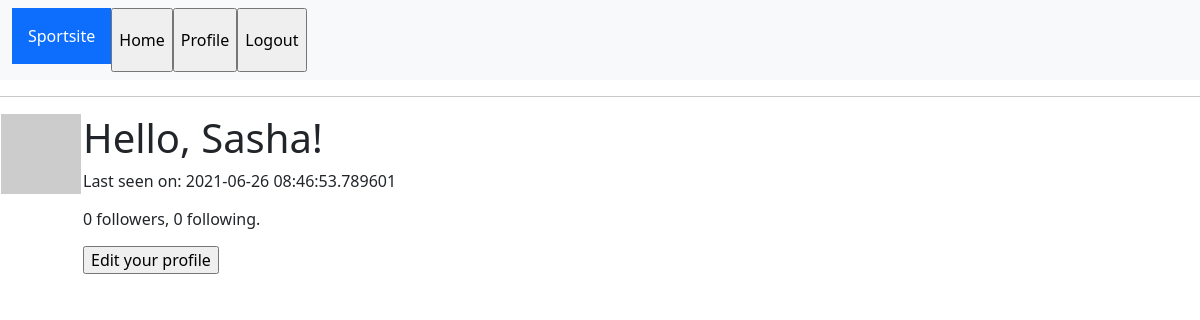
Before: /user/Sasha (signed in) with the older database file.
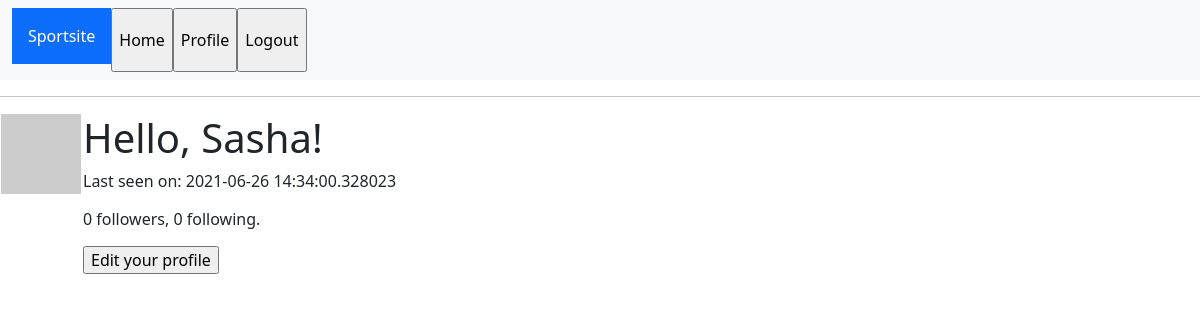
After: the same page with the newer database file.
### app/models.py (models this page shows, shortened)
class User(UserMixin, db.Model):
    id = db.Column(db.Integer, primary_key=True)
    username = db.Column(db.String(64), index=True, unique=True)
    email = db.Column(db.String(120), index=True, unique=True)
    password_hash = db.Column(db.String(128))
    events = db.relationship('Events', backref='sport', lazy='dynamic')
    about_me = db.Column(db.String(140))
    last_seen = db.Column(db.DateTime, default=datetime.utcnow())
    followed = db.relationship(
        'User', secondary=followers,
        primaryjoin=(followers.c.follower_id == id),
        secondaryjoin=(followers.c.followed_id == id),
        backref=db.backref('followers', lazy='dynamic'), lazy='dynamic')
    def avatar(self, size):
        digest = md5(self.email.lower().encode('utf-8')).hexdigest()
        return 'https://www.gravatar.com/avatar/{}?d=identicon&s={}'.format(
            digest, size)

### app/routes.py (the view)
@app.route('/user/<username>', methods=['GET', 'POST']) #profile есть
@login_required
def profile(username):
    user = User.query.filter_by(username=username).first_or_404()
    return render_template('profile.html', user = user)

### app/models.py (called while the page is built)
@login.user_loader
def load_user(id):
    return User.query.get(int(id))

### app/routes.py (called while the page is built)
@app.before_request
def before_request():
    if current_user.is_authenticated:
        current_user.last_seen = datetime.utcnow()
        db.session.commit()

### app/templates/profile.html (shortened to what this page needs)
{% extends "base.html" %}
{% block content %}
    <table>
        <tr valign = "top">
            <td><img src="{{ user.avatar(128) }}"></td>
            <td>
                <h1>Hello, {{ user.username }}!</h1>
                {% if user.last_seen %}<p>Last seen on: {{ user.last_seen }}</p>{% endif %}
                <p>{{ user.followers.count() }} followers, {{ user.followed.count() }} following.</p>
                {% if user == current_user %}
                <p><input value="Edit your profile" type="button" onclick="location.href='{{ url_for('edit_profile') }}'" /></p>
                {% endif %}
            </td>
        </tr>
    </table>
{% endblock %}

Changed rows visible on the page:
changed User "Sasha": last_seen "2021-06-26 08:46:53.789601" → "2021-06-26 14:34:00.328023"
